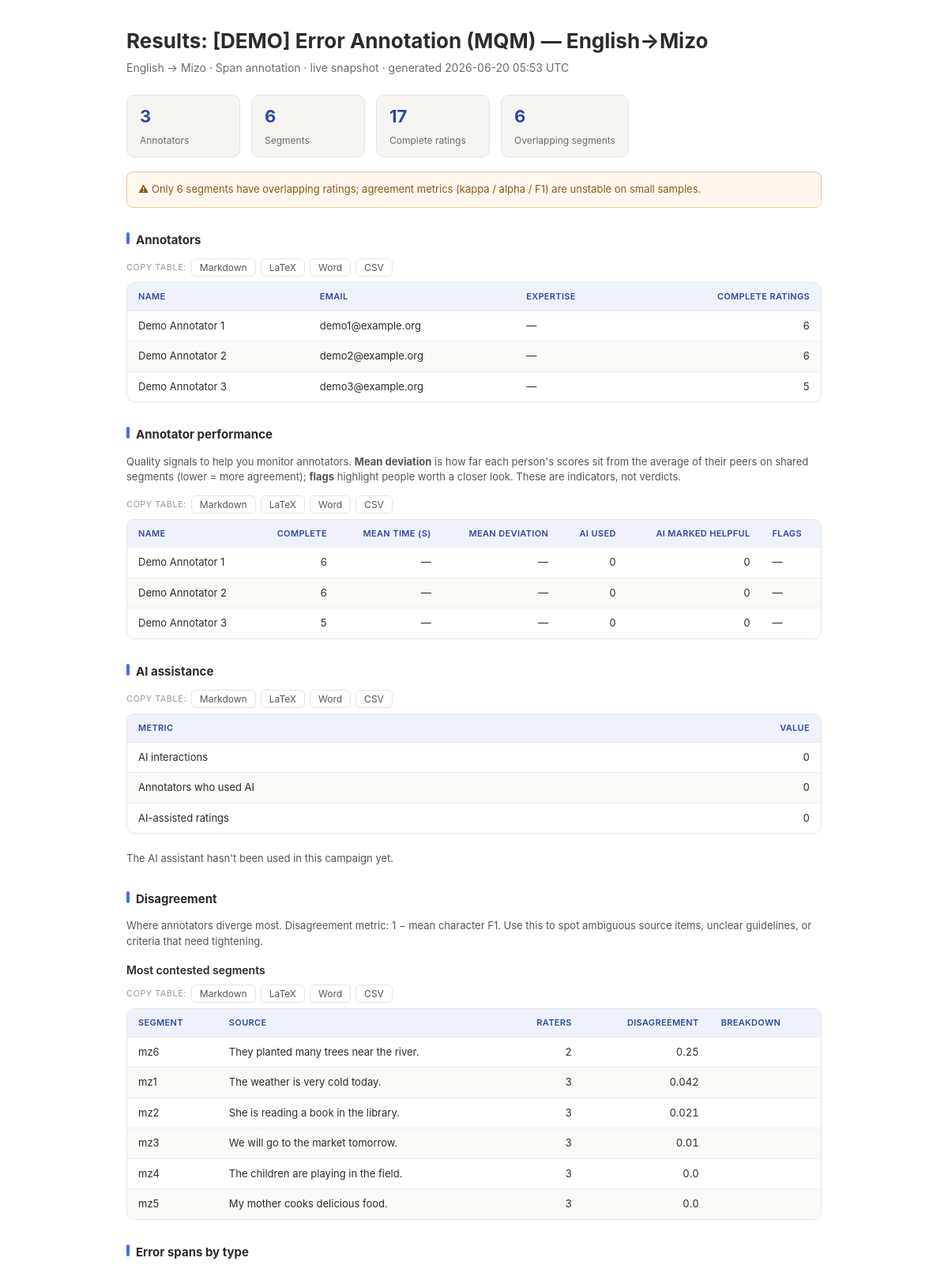
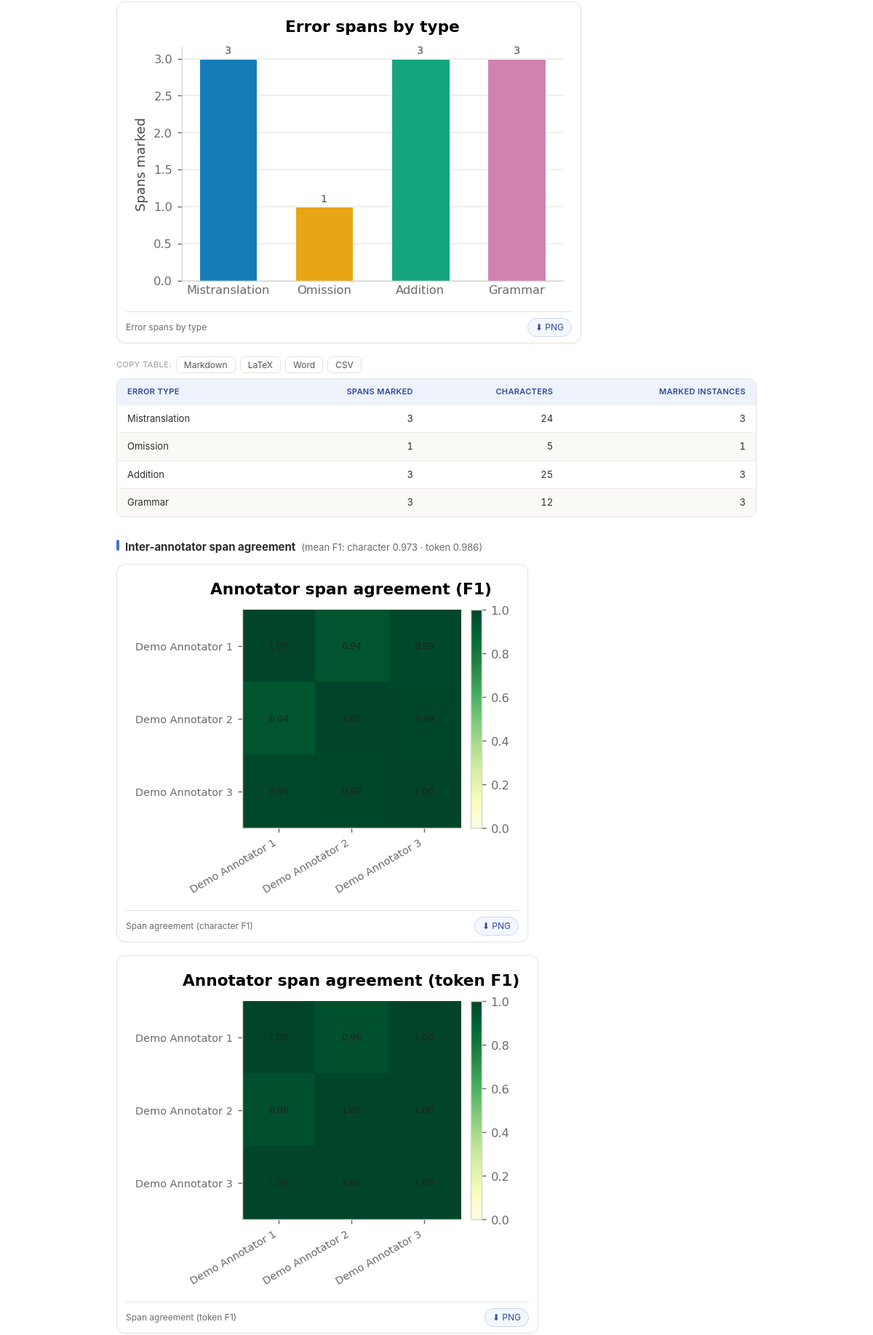
The page /admin/campaign/467cd1ee5e74451fa48350d769e8b584/results.html (signed in, upper part) on the database its author committed (2 pictures, top to bottom).
### models.py (models this page shows, shortened)
class Campaign(db.Model):
    __tablename__ = "campaigns"
    id = db.Column(db.String(32), primary_key=True, default=_uuid)
    name = db.Column(db.String(200), nullable=False)
    source_language = db.Column(db.String(100), nullable=False, default="")
    target_language = db.Column(db.String(100), nullable=False, default="")
    task_type = db.Column(db.String(40), default="translation")
    input_label = db.Column(db.String(80), default="")
    output_label = db.Column(db.String(80), default="")
    difficulty_method = db.Column(db.String(20), default="auto")
    difficulty_easy_max = db.Column(db.Integer, default=0)   # length method: easy if <= this
    difficulty_hard_min = db.Column(db.Integer, default=0)   # length method: hard if >= this
    served_difficulties = db.Column(db.String(50), default="")
    expertise_matching = db.Column(db.Boolean, default=False)
    rating_position = db.Column(db.String(10), default="side")   # "side" | "below"
    span_position = db.Column(db.String(10), default="below")    # "below" | "beside"
    owner_email = db.Column(db.String(200), default="")          # who created it (results email)
    script = db.Column(db.String(50), default=None)
    segments_json = db.Column(db.Text, nullable=False)
    criteria_json = db.Column(db.Text, default="")
    instructions = db.Column(db.Text, default="")
    span_instructions = db.Column(db.Text, default="")
    span_scope = db.Column(db.String(20), default="target")
    enable_spans = db.Column(db.Boolean, default=True)
    segments_per_page = db.Column(db.Integer, default=3)
    eval_mode = db.Column(db.String(20), default="likert")
    preferences_json = db.Column(db.Text, default="")
    scale_type = db.Column(db.String(20), default="likert")
    scale_points = db.Column(db.Integer, default=5)
    scale_min = db.Column(db.Integer, default=0)
    scale_max = db.Column(db.Integer, default=100)
    scale_design = db.Column(db.String(20), default="circles")
    scale_labels_json = db.Column(db.Text, default="")
    drive_folder_id = db.Column(db.String(200), default="")
    drive_last_status = db.Column(db.String(20), default="")     # "ok", "error", or ""
    drive_last_error = db.Column(db.Text, default="")
    drive_last_sync_at = db.Column(db.DateTime, default=None)
    results_snapshot_json = db.Column(db.Text, default="")
    ai_enabled = db.Column(db.Boolean, default=False)
    ai_ab_enabled = db.Column(db.Boolean, default=False)
    ai_ab_fraction = db.Column(db.Integer, default=50)
    ai_provider = db.Column(db.String(40), default="")   # ollama|anthropic|openai|gemini|openai_compatible
    ai_model = db.Column(db.String(120), default="")
    ai_base_url = db.Column(db.String(300), default="")
    ai_api_key_enc = db.Column(db.Text, default="")      # encrypted at rest
    closed_at = db.Column(db.DateTime, default=None)
    created_at = db.Column(db.DateTime, default=datetime.utcnow)
    ratings = db.relationship("Rating", backref="campaign", lazy="dynamic", cascade="all,delete-orphan")
    @property
    def is_closed(self):
        return self.closed_at is not None
    def has_explicit_difficulty(self):
        return any(_DIFF_NORM.get(str(s.get("difficulty", "")).strip().lower())
                   for s in self.segments)
    def difficulty_for_segments(self):
        import re as _re
        segs = self.segments
        method = (self.difficulty_method or "auto")
        if method == "none":
            return {}        # difficulty grouping switched off entirely
        def text_of(s):
            return s.get("source") or s.get("target") or s.get("target_a") or ""
        def composite_score(s):
            t = text_of(s) or ""
            n = len(t) or 1
            words = t.split()
            wlens = [len(w) for w in words] or [0]
            avg_wlen = sum(wlens) / len(wlens)
            long_ratio = sum(1 for w in words if len(w) >= 10) / (len(words) or 1)
            punct_digit = sum(1 for ch in t if ch.isdigit() or (not ch.isalnum() and not ch.isspace()))
            pd_ratio = punct_digit / n
            unusual = sum(1 for ch in t if ord(ch) > 0x2000) / n  # rare/uncommon code points
            return {"len": len(t), "avg_wlen": avg_wlen, "long_ratio": long_ratio,
                    "pd_ratio": pd_ratio, "unusual": unusual}
        out = {}
        need_auto = []
        for s in segs:
            d = _DIFF_NORM.get(str(s.get("difficulty", "")).strip().lower())
            if d:
                out[s.get("id")] = d
            else:
                need_auto.append(s)
        if not need_auto:
            return out
        if method == "manual":
            for s in need_auto:
                out[s.get("id")] = ""        # unknown / unlabelled
            return out
        feats = {s.get("id"): composite_score(s) for s in segs}
        keys = ["len", "avg_wlen", "long_ratio", "pd_ratio", "unusual"]
        ranges = {}
        for k in keys:
            vals = [feats[i][k] for i in feats]
            lo, hi = min(vals), max(vals)
            ranges[k] = (lo, hi - lo if hi > lo else 1.0)
        scores = {}
        for sid, f in feats.items():
            scores[sid] = sum((f[k] - ranges[k][0]) / ranges[k][1] for k in keys) / len(keys)
        ordered = sorted(scores.values())
        m = len(ordered)
        q1 = ordered[m // 3] if m >= 3 else None
        q2 = ordered[(2 * m) // 3] if m >= 3 else None
        for s in need_auto:
            sc = scores[s.get("id")]
            out[s.get("id")] = ("medium" if q1 is None else
                                "easy" if sc <= q1 else "medium" if sc <= q2 else "hard")
        return out
    @property
    def segments(self):
        try:
            return json.loads(self.segments_json or "[]")
        except json.JSONDecodeError:
            return []
    @property
    def criteria(self):
        if not self.criteria_json:
            return None
        try:
            return json.loads(self.criteria_json)
        except json.JSONDecodeError:
            return None
    DEFAULT_LIKERT_LABELS = {
        "1": "Very poor", "2": "Poor", "3": "Acceptable", "4": "Good", "5": "Excellent",
    }
    DEFAULT_PREFERENCES = [
        {"id": "a_much_better", "label": "A is much better"},
        {"id": "a_better",      "label": "A is better"},
        {"id": "tie",           "label": "About the same"},
        {"id": "b_better",      "label": "B is better"},
        {"id": "b_much_better", "label": "B is much better"},
    ]
    @property
    def mode(self):
        return self.eval_mode or "likert"
    def rating_is_complete(self, rating, criteria=None):
        mode = self.mode
        if mode == "pairwise":
            return bool((rating.preference or "").strip())
        if mode == "span_only":
            return bool(rating.reviewed)
    @property
    def num_segments(self):
        return len(self.segments)

class Annotator(db.Model):
    __tablename__ = "annotators"
    id = db.Column(db.String(32), primary_key=True, default=_uuid)
    name = db.Column(db.String(200), nullable=False)
    email = db.Column(db.String(200), unique=True, nullable=False, index=True)
    password_hash = db.Column(db.String(200), nullable=False)
    native_language = db.Column(db.String(100), default="")
    expertise = db.Column(db.String(20), default="")   # "" | "easy" | "medium" | "hard"
    created_at = db.Column(db.DateTime, default=datetime.utcnow)
    ratings = db.relationship("Rating", backref="annotator", lazy="dynamic")

class Rating(db.Model):
    __tablename__ = "ratings"
    id = db.Column(db.String(32), primary_key=True, default=_uuid)
    campaign_id = db.Column(db.String(32), db.ForeignKey("campaigns.id"), nullable=False, index=True)
    annotator_id = db.Column(db.String(32), db.ForeignKey("annotators.id"), nullable=False, index=True)
    segment_id = db.Column(db.String(200), nullable=False, index=True)
    scores_json = db.Column(db.Text, default="{}")
    spans_json = db.Column(db.Text, default="{}")
    comments = db.Column(db.Text, default="")
    preference = db.Column(db.String(100), default="")
    reviewed = db.Column(db.Boolean, default=False)
    edited_text = db.Column(db.Text, default="")
    time_spent_seconds = db.Column(db.Integer, default=0)
    created_at = db.Column(db.DateTime, default=datetime.utcnow)
    updated_at = db.Column(db.DateTime, default=datetime.utcnow, onupdate=datetime.utcnow)
    __table_args__ = (
        db.UniqueConstraint("campaign_id", "annotator_id", "segment_id",
                            name="uq_campaign_annotator_segment"),
    )
    def spans_dict(self):
        try:
            return json.loads(self.spans_json or "{}")
        except json.JSONDecodeError:
            return {}

### app.py (the view)
@app.route("/admin/campaign/<campaign_id>/results.html")
@require_admin
def admin_campaign_results_report(campaign_id):
    c = Campaign.query.get_or_404(campaign_id)
    res, frozen = _campaign_results(c)
    charts = results.build_charts(res)
    from flask import Response
    try:
        with open(os.path.join(app.static_folder, "results.js"), encoding="utf-8") as fh:
            results_js = fh.read()
    except OSError:
        results_js = ""
    html = render_template("results_report.html",
                           campaign=c, results=res, charts=charts, frozen=frozen,
                           results_js=results_js,
                           generated=datetime.utcnow().strftime("%Y-%m-%d %H:%M UTC"))
    fname = exporter._safe_filename(c.name) + "_results.html"
    return Response(html, mimetype="text/html",
                    headers={"Content-Disposition": f'attachment; filename="{fname}"'})

### templates/results_report.html (shortened to what this page needs)
<!DOCTYPE html>
<html lang="en">
<head>
</head>
<body>
  <h1>Results: {{ campaign.name }}</h1>
  <p class="sub">
    {{ campaign.source_language }} → {{ campaign.target_language }} ·
    {% if results.mode == 'likert' %}Likert rating{% elif results.mode == 'pairwise' %}Pairwise preference{% else %}Span annotation{% endif %}
    {% if frozen %} · frozen snapshot (campaign closed){% else %} · live snapshot{% endif %}
    · generated {{ generated }}
  </p>
  {% include "_results_body.html" %}
</body>
</html>

### templates/_results_body.html (shortened to what this page needs)
{% set s = results.summary %}
{% macro num(v) %}{% if v is none %}—{% else %}{{ v }}{% endif %}{% endmacro %}
{% macro figure(uri, alt, name, chartkey="") %}
<figure class="result-figure"{% if chartkey %} data-chart="{{ chartkey }}" data-chart-name="{{ name }}"{% endif %}>
  <img class="result-chart" src="{{ uri }}" alt="{{ alt }}">
  <figcaption><span class="fig-cap">{{ alt }}</span>
    <a class="fig-dl" href="{{ uri }}" download="{{ name }}.png">⬇&nbsp;PNG</a></figcaption>
</figure>
{% endmacro %}
<div class="result-summary-row">
  <div class="result-stat"><span class="result-stat-num">{{ s.n_annotators }}</span><span class="result-stat-label">Annotators</span></div>
  <div class="result-stat"><span class="result-stat-num">{{ s.n_segments }}</span><span class="result-stat-label">Segments</span></div>
  <div class="result-stat"><span class="result-stat-num">{{ s.n_complete_ratings }}</span><span class="result-stat-label">Complete ratings</span></div>
  <div class="result-stat"><span class="result-stat-num">{{ s.n_overlap_segments }}</span><span class="result-stat-label">Overlapping segments</span></div>
</div>
{% if s.warnings %}
<div class="result-warn">
  {% for w in s.warnings %}<p>⚠ {{ w }}</p>{% endfor %}
</div>
{% endif %}
{% if s.annotators %}
<h3 class="result-h3">Annotators</h3>
<table class="result-table" data-table-name="annotators">
  <thead><tr><th>Name</th><th>Email</th><th>Expertise</th><th class="num">Complete ratings</th></tr></thead>
  <tbody>
    {% set _exp_label = {'easy':'Beginner','medium':'Intermediate','hard':'Advanced'} %}
    {% for a in s.annotators %}
    <tr><td>{{ a.name }}</td><td>{{ a.email }}</td><td>{{ _exp_label.get(a.expertise, '—') }}</td><td class="num">{{ a.n_complete }}</td></tr>
    {% endfor %}
  </tbody>
</table>
{% endif %}
{% if results.performance and results.performance.annotators %}
{% set P = results.performance %}
<h3 class="result-h3">Annotator performance</h3>
<p class="result-note">
  Quality signals to help you monitor annotators. <strong>Mean deviation</strong> is how far each
  person's scores sit from the average of their peers on shared segments (lower = more agreement);
  <strong>flags</strong> highlight people worth a closer look. These are indicators, not verdicts.
</p>
<table class="result-table" data-table-name="annotator_performance">
  <thead><tr>
    <th>Name</th>
    <th class="num">Complete</th>
    <th class="num">Mean time (s)</th>
    {% if results.mode == 'pairwise' %}<th class="num">Agreement w/ majority</th>
    {% else %}<th class="num">Mean deviation</th>{% endif %}
    <th class="num">AI used</th>
    <th class="num">AI marked helpful</th>
    <th>Flags</th>
  </tr></thead>
  <tbody>
    {% for r in P.annotators %}
    <tr>
      <td>{{ r.name }}</td>
      <td class="num">{{ r.n_complete }}</td>
      <td class="num">{{ r.mean_time_sec if r.mean_time_sec is not none else '—' }}</td>
      {% if results.mode == 'pairwise' %}
        <td class="num">{{ (r.pref_agreement_pct ~ '%') if r.pref_agreement_pct is not none else '—' }}</td>
      {% else %}
        <td class="num">{{ r.mean_deviation if r.mean_deviation is not none else '—' }}</td>
      {% endif %}
      <td class="num">{{ r.ai_used }}</td>
      <td class="num">{{ r.ai_helpful }}</td>
      <td>{% for f in r.flags %}<span class="perf-flag perf-flag-{{ f.split(' ')|join('-') }}">{{ f }}</span> {% else %}<span class="muted">—</span>{% endfor %}</td>
    </tr>
    {% endfor %}
  </tbody>
</table>
{% set AI = P.ai %}
<h3 class="result-h3">AI assistance</h3>
<table class="result-table" data-table-name="ai_assistance">
  <thead><tr><th>Metric</th><th class="num">Value</th></tr></thead>
  <tbody>
    <tr><td>AI interactions</td><td class="num">{{ AI.total_assists }}</td></tr>
    <tr><td>Annotators who used AI</td><td class="num">{{ AI.n_users }}</td></tr>
    <tr><td>AI-assisted ratings</td><td class="num">{{ AI.assisted_ratings }}</td></tr>
  </tbody>
</table>
<p class="result-note">{{ AI.verdict }}</p>
{% endif %}
{% if results.disagreement and results.disagreement.contested_segments %}
{% set D = results.disagreement %}
<h3 class="result-h3">Disagreement</h3>
<p class="result-note">
  Where annotators diverge most. Disagreement metric: {{ D.metric }}. Use this to spot ambiguous
  source items, unclear guidelines, or criteria that need tightening.
</p>
<h4 class="result-h4">Most contested segments</h4>
<table class="result-table" data-table-name="contested_segments">
  <thead><tr><th>Segment</th><th>Source</th><th class="num">Raters</th><th class="num">Disagreement</th><th>Breakdown</th></tr></thead>
  <tbody>
    {% for seg in D.contested_segments %}
    <tr>
      <td class="muted">{{ seg.segment_id }}</td>
      <td>{{ seg.source }}{% if seg.source and seg.source|length >= 140 %}…{% endif %}</td>
      <td class="num">{{ seg.n_raters }}</td>
      <td class="num">{{ seg.disagreement }}</td>
      <td class="muted">{{ seg.detail }}</td>
    </tr>
    {% endfor %}
  </tbody>
</table>
{% endif %}
{% if results.mode == 'span_only' %}
{% set S = results.span_only %}
<h3 class="result-h3">Error spans by type</h3>
<div class="result-figures">
  {% if charts.spans_per_type %}{{ figure(charts.spans_per_type, "Error spans by type", "error_spans", "spans_per_type") }}{% endif %}
</div>
<table class="result-table" data-table-name="error_spans">
  <thead><tr><th>Error type</th><th class="num">Spans marked</th><th class="num">Characters</th><th class="num">Marked instances</th></tr></thead>
  <tbody>
    {% for c in S.criteria %}
    <tr><td>{{ c.name }}</td><td class="num">{{ c.n_spans }}</td><td class="num">{{ c.char_count }}</td><td class="num">{{ c.marked_instances }}</td></tr>
    {% endfor %}
  </tbody>
</table>
{% if S.f1_matrix.labels|length >= 2 %}
<h3 class="result-h3">Inter-annotator span agreement <span class="result-note-inline">(mean F1: character {{ num(S.mean_span_f1) }} · token {{ num(S.mean_span_f1_token) }})</span></h3>
<div class="result-figures">
  {% if charts.span_agreement %}{{ figure(charts.span_agreement, "Span agreement (character F1)", "span_agreement_char") }}{% endif %}
  {% if charts.span_agreement_token %}{{ figure(charts.span_agreement_token, "Span agreement (token F1)", "span_agreement_token") }}{% endif %}
</div>
{% endif %}
{% endif %}

### rows shown on the page
Campaign: name "[DEMO] Error Annotation (MQM) — English→Mizo", source_language "English", target_language "Mizo"
Annotator: name "Demo Annotator 1", email "demo1@example.org", name "Demo Annotator 1"
Annotator: name "Demo Annotator 2", email "demo2@example.org", name "Demo Annotator 2"
Annotator: name "Demo Annotator 3", email "demo3@example.org", name "Demo Annotator 3"
Rating: segment_id "mz6", source "They planted many trees near the river.", n_raters "2", disagreement "0.25"
Rating: segment_id "mz1", source "The weather is very cold today.", n_raters "3", disagreement "0.042"
Rating: segment_id "mz2", source "She is reading a book in the library.", n_raters "3", disagreement "0.021"
Rating: segment_id "mz3", source "We will go to the market tomorrow.", n_raters "3", disagreement "0.01"
Rating: segment_id "mz4", source "The children are playing in the field.", n_raters "3", disagreement "0.0"
Rating: segment_id "mz5", source "My mother cooks delicious food.", n_raters "3", disagreement "0.0"

### other values the page prints
{{ s.n_annotators }} "3"
{{ s.n_segments }} "6"
{{ s.n_complete_ratings }} "17"
{{ s.n_overlap_segments }} "6"
{{ w }} "Only 6 segments have overlapping ratings; agreement metrics (kappa / alpha / F1) are unstable on small samples."
{{ _exp_label.get(a.expertise, '—') }} "—" "—" "—"
{{ a.n_complete }} "6" "6" "5"
{{ r.n_complete }} "6" "6" "5"
{{ r.mean_time_sec if r.mean_time_sec is not none else '—' }} "—" "—" "—"
{{ r.mean_deviation if r.mean_deviation is not none else '—' }} "—" "—" "—"
{{ r.ai_used }} "0" "0" "0"
{{ r.ai_helpful }} "0" "0" "0"
{{ AI.total_assists }} "0"
{{ AI.n_users }} "0"
{{ AI.assisted_ratings }} "0"
